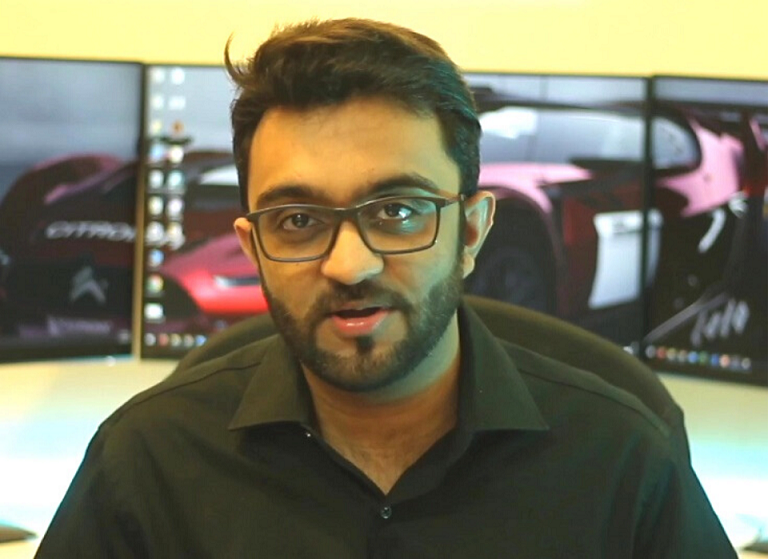
//> input picture opencvdiego/Resources/test.png, 768 x 559 px
$ ./chapter2   (built with g++ and OpenCV 4)
//> lines starting //> are read from the running program, lines starting //| are printed output that depends on the picture; after the words box and inside, x2 and y2 are one past the last pixel; in counts of white or black regions, pixels touching at a corner belong together
//
//  chapter2.cpp
//  opencvdiego
//
//  Created by Diego Solis on 7/11/21.
//


#include <opencv2/imgcodecs.hpp>
#include <opencv2/highgui.hpp>
#include <opencv2/imgproc.hpp>
#include <iostream>

using namespace cv;
using namespace std;

// Chapter 2 Basic functions
int main()  {
    string path = "Resources/test.png";
    Mat img = imread(path); // Matrix data type
//> img is the input picture: 559 rows x 768 cols, CV_8UC3; mean B, G, R 94.1, 117.1, 120.5
    Mat imgGray, imgBlur, imgCanny, imgDilate, imgErosion, test;

    // BGR is convention in OpenCV,  like RGB
    cvtColor(img, imgGray, COLOR_BGR2GRAY); // Change from colored to grayscale
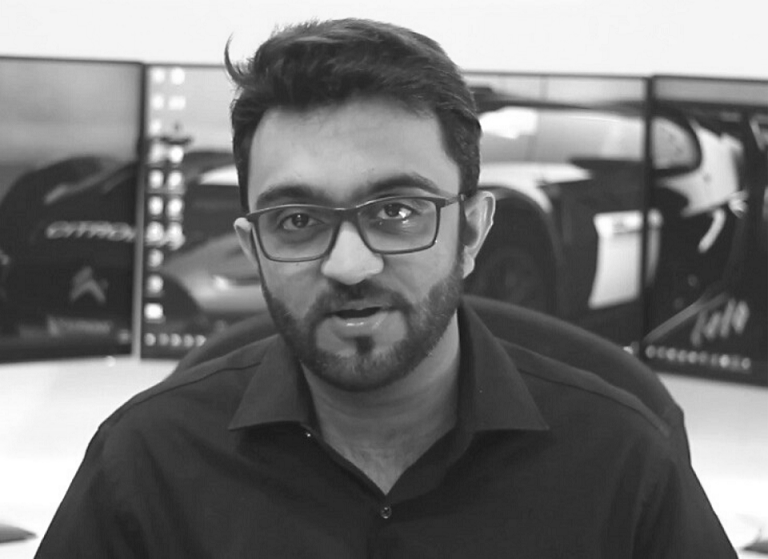
//> imgGray: 559 rows x 768 cols, CV_8UC1; min 22, max 255, mean 115.5

    // Noise reduction
    GaussianBlur(imgGray, imgBlur, Size(3,3), 3,0);

    // Edge detection algorithm; we have to remove noise first
    Canny(imgBlur, imgCanny, 20, 150);
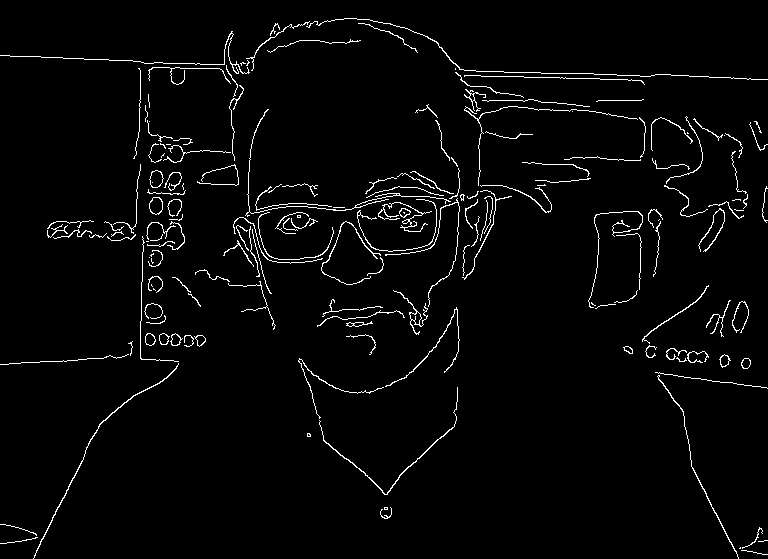
//> imgCanny: 559 rows x 768 cols, CV_8UC1; 2.8% white in thin lines or dots

    // These are primarily used to detect the shape of an object
    // Some edges are not connected, so we can dilate the edges to make them thicker
    Mat kernel = getStructuringElement(MORPH_RECT, Size(5,5)); // Only use odd numbers for size
    dilate(imgCanny, imgDilate, kernel);
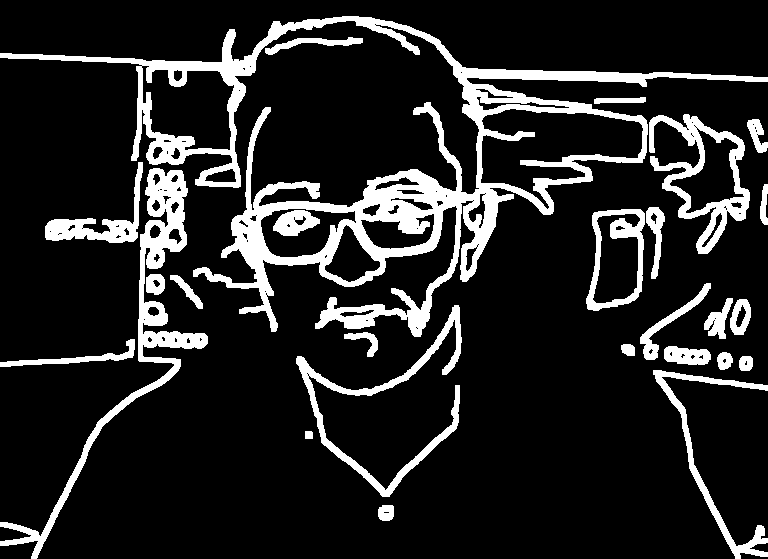
//> imgDilate: 559 rows x 768 cols, CV_8UC1; 14.4% white; 26 white regions, largest, box (x1, y1, x2, y2) and area: (0, 16, 768, 337) 32758, (0, 168, 208, 559) 7169, (649, 114, 750, 254) 3983

    // Erosion
    erode(imgDilate, imgErosion, kernel);
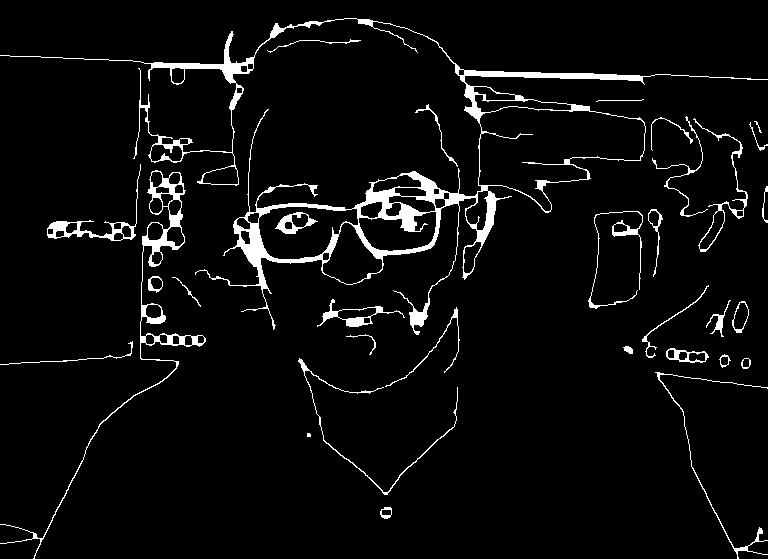
//> imgErosion: 559 rows x 768 cols, CV_8UC1; 4.7% white; 32 white regions (1 under 20 px), largest, box (x1, y1, x2, y2) and area: (0, 18, 768, 335) 11733, (0, 170, 206, 559) 2349, (47, 164, 141, 241) 743

    //imshow("Foto", img);
    //imshow("Gaussian Blur", imgBlur);

    imshow("Image Dilate", imgDilate);
    imshow("Image Erosion", imgErosion);


    waitKey(0); // 0 for infinity

    return 0;
}
